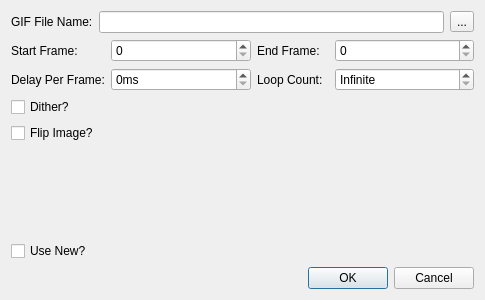
<?xml version="1.0" encoding="UTF-8"?>
<ui version="4.0">
 <class>NTowel42Utils::CBIFToGIFWriterDlg</class>
 <widget class="QDialog" name="NTowel42Utils::CBIFToGIFWriterDlg">
  <property name="geometry">
   <rect>
    <x>0</x>
    <y>0</y>
    <width>485</width>
    <height>300</height>
   </rect>
  </property>
  <property name="windowTitle">
   <string>Dialog</string>
  </property>
  <layout class="QGridLayout" name="gridLayout">
   <item row="2" column="0">
    <widget class="QLabel" name="label_4">
     <property name="text">
      <string>Delay Per Frame:</string>
     </property>
    </widget>
   </item>
   <item row="1" column="1">
    <widget class="QSpinBox" name="startFrame">
     <property name="sizePolicy">
      <sizepolicy hsizetype="MinimumExpanding" vsizetype="Fixed">
       <horstretch>0</horstretch>
       <verstretch>0</verstretch>
      </sizepolicy>
     </property>
    </widget>
   </item>
   <item row="7" column="0" colspan="5">
    <widget class="QDialogButtonBox" name="buttonBox">
     <property name="orientation">
      <enum>Qt::Horizontal</enum>
     </property>
     <property name="standardButtons">
      <set>QDialogButtonBox::Cancel|QDialogButtonBox::Ok</set>
     </property>
    </widget>
   </item>
   <item row="2" column="2">
    <widget class="QLabel" name="label_5">
     <property name="text">
      <string>Loop Count:</string>
     </property>
    </widget>
   </item>
   <item row="0" column="0" colspan="5">
    <layout class="QHBoxLayout" name="horizontalLayout">
     <item>
      <widget class="QLabel" name="label_3">
       <property name="text">
        <string>GIF File Name:</string>
       </property>
      </widget>
     </item>
     <item>
      <widget class="QLineEdit" name="fileName"/>
     </item>
     <item>
      <widget class="QToolButton" name="selectGIFFile">
       <property name="text">
        <string>...</string>
       </property>
       <property name="icon">
        <iconset resource="resources/Towel42Utils.qrc">
         <normaloff>:/Towel42UtilsResources/open.png</normaloff>:/Towel42UtilsResources/open.png</iconset>
       </property>
      </widget>
     </item>
    </layout>
   </item>
   <item row="1" column="4">
    <widget class="QSpinBox" name="endFrame">
     <property name="sizePolicy">
      <sizepolicy hsizetype="MinimumExpanding" vsizetype="Fixed">
       <horstretch>0</horstretch>
       <verstretch>0</verstretch>
      </sizepolicy>
     </property>
    </widget>
   </item>
   <item row="1" column="2" colspan="2">
    <widget class="QLabel" name="label_2">
     <property name="text">
      <string>End Frame:</string>
     </property>
    </widget>
   </item>
   <item row="4" column="0" colspan="5">
    <widget class="QCheckBox" name="flipImage">
     <property name="text">
      <string>Flip Image?</string>
     </property>
    </widget>
   </item>
   <item row="5" column="0">
    <spacer name="verticalSpacer">
     <property name="orientation">
      <enum>Qt::Vertical</enum>
     </property>
     <property name="sizeHint" stdset="0">
      <size>
       <width>20</width>
       <height>100</height>
      </size>
     </property>
    </spacer>
   </item>
   <item row="2" column="1">
    <widget class="QSpinBox" name="delay">
     <property name="sizePolicy">
      <sizepolicy hsizetype="MinimumExpanding" vsizetype="Fixed">
       <horstretch>0</horstretch>
       <verstretch>0</verstretch>
      </sizepolicy>
     </property>
     <property name="suffix">
      <string>ms</string>
     </property>
     <property name="maximum">
      <number>100000</number>
     </property>
    </widget>
   </item>
   <item row="2" column="4">
    <widget class="QSpinBox" name="loopCount">
     <property name="specialValueText">
      <string>Infinite</string>
     </property>
    </widget>
   </item>
   <item row="1" column="0">
    <widget class="QLabel" name="label">
     <property name="text">
      <string>Start Frame:</string>
     </property>
    </widget>
   </item>
   <item row="3" column="0" colspan="5">
    <widget class="QCheckBox" name="dither">
     <property name="text">
      <string>Dither?</string>
     </property>
    </widget>
   </item>
   <item row="6" column="0" colspan="5">
    <widget class="QCheckBox" name="useNew">
     <property name="text">
      <string>Use New?</string>
     </property>
    </widget>
   </item>
  </layout>
 </widget>
 <tabstops>
  <tabstop>fileName</tabstop>
  <tabstop>selectGIFFile</tabstop>
  <tabstop>startFrame</tabstop>
  <tabstop>endFrame</tabstop>
  <tabstop>delay</tabstop>
  <tabstop>loopCount</tabstop>
  <tabstop>dither</tabstop>
  <tabstop>flipImage</tabstop>
 </tabstops>
 <resources>
  <include location="resources/Towel42Utils.qrc"/>
 </resources>
 <connections>
  <connection>
   <sender>buttonBox</sender>
   <signal>accepted()</signal>
   <receiver>NTowel42Utils::CBIFToGIFWriterDlg</receiver>
   <slot>accept()</slot>
   <hints>
    <hint type="sourcelabel">
     <x>248</x>
     <y>254</y>
    </hint>
    <hint type="destinationlabel">
     <x>157</x>
     <y>274</y>
    </hint>
   </hints>
  </connection>
  <connection>
   <sender>buttonBox</sender>
   <signal>rejected()</signal>
   <receiver>NTowel42Utils::CBIFToGIFWriterDlg</receiver>
   <slot>reject()</slot>
   <hints>
    <hint type="sourcelabel">
     <x>316</x>
     <y>260</y>
    </hint>
    <hint type="destinationlabel">
     <x>286</x>
     <y>274</y>
    </hint>
   </hints>
  </connection>
 </connections>
</ui>
